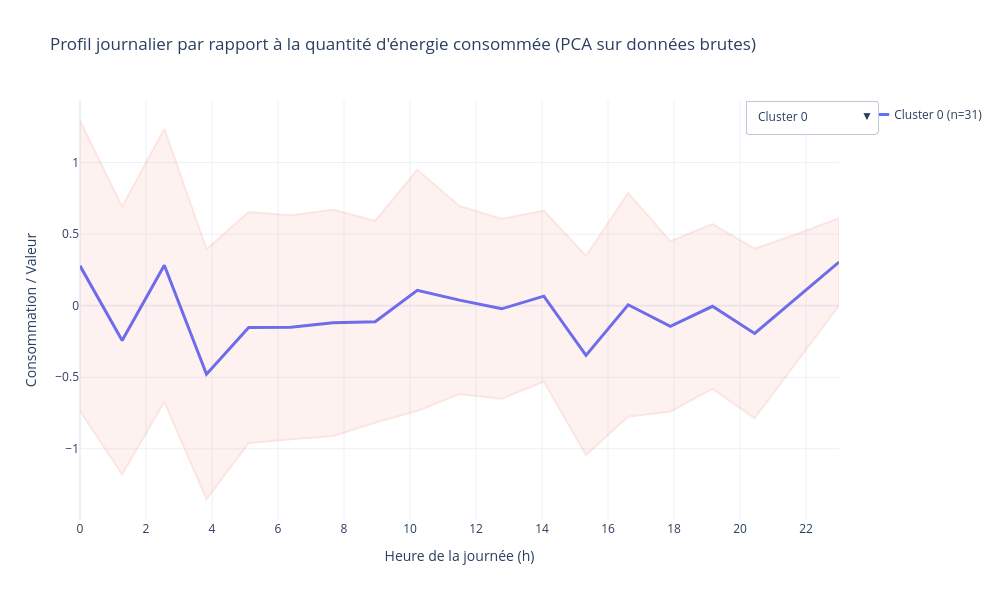

Notebook cell for this chart:
### Code cell
print("PCA sur données brutes")
plot_interactive_cluster_profiles(
    X=x_pca,
    cluster_labels=cluster_labels_xpca,
    k_final=k_xpca,
    titre="Profil journalier par rapport à la quantité d'énergie consommée (PCA sur données brutes)"
)

### Figure 1 — Plotly figure (JSON) as saved in the notebook; plotly's stock layout.template omitted (floating-point values rounded to 4 significant figures)
{"data": [{"line": {"width": 3}, "mode": "lines", "name": "Cluster 0 (n=31)", "type": "scatter", "visible": true, "x": [0.0, 1.278, 2.556, 3.833, 5.111, 6.389, 7.667, 8.944, 10.22, 11.5, 12.78, 14.06, 15.33, 16.61, 17.89, 19.17, 20.44, 21.72, 23.0], "y": [0.2785, -0.2434, 0.2826, -0.479, -0.1526, -0.1512, -0.1198, -0.1124, 0.1078, 0.03921, -0.02179, 0.06664, -0.3474, 0.006448, -0.1447, -0.004275, -0.194, 0.05397, 0.3053]}, {"fill": "toself", "hoverinfo": "skip", "mode": "lines", "name": "Std Cluster 0", "opacity": 0.15, "showlegend": false, "type": "scatter", "visible": true, "x": [0.0, 1.278, 2.556, 3.833, 5.111, 6.389, 7.667, 8.944, 10.22, 11.5, 12.78, 14.06, 15.33, 16.61, 17.89, 19.17, 20.44, 21.72, 23.0, 23.0, 21.72, 20.44, 19.17, 17.89, 16.61, 15.33, 14.06, 12.78, 11.5, 10.22, 8.944, 7.667, 6.389, 5.111, 3.833, 2.556, 1.278, 0.0], "y": [1.291, 0.6898, 1.235, 0.3929, 0.6539, 0.6301, 0.6712, 0.5919, 0.9494, 0.6957, 0.6061, 0.6629, 0.3476, 0.7871, 0.4495, 0.5705, 0.3976, 0.499, 0.6102, 0.0004099, -0.391, -0.7856, -0.5791, -0.7389, -0.7742, -1.042, -0.5296, -0.6497, -0.6173, -0.7337, -0.8168, -0.9108, -0.9325, -0.9591, -1.351, -0.6698, -1.177, -0.7339]}, {"line": {"width": 3}, "mode": "lines", "name": "Cluster 1 (n=23)", "type": "scatter", "visible": false, "x": [0.0, 1.278, 2.556, 3.833, 5.111, 6.389, 7.667, 8.944, 10.22, 11.5, 12.78, 14.06, 15.33, 16.61, 17.89, 19.17, 20.44, 21.72, 23.0], "y": [-0.7218, 0.6421, -1.387, -0.5226, 0.4301, 0.06413, -0.4158, 1.168, -0.9338, 0.5156, 0.1867, 0.6163, 0.2801, 0.2669, 0.09877, -0.1525, 0.07856, -0.01687, -0.1229]}, {"fill": "toself", "hoverinfo": "skip", "mode": "lines", "name": "Std Cluster 1", "opacity": 0.15, "showlegend": false, "type": "scatter", "visible": false, "x": [0.0, 1.278, 2.556, 3.833, 5.111, 6.389, 7.667, 8.944, 10.22, 11.5, 12.78, 14.06, 15.33, 16.61, 17.89, 19.17, 20.44, 21.72, 23.0, 23.0, 21.72, 20.44, 19.17, 17.89, 16.61, 15.33, 14.06, 12.78, 11.5, 10.22, 8.944, 7.667, 6.389, 5.111, 3.833, 2.556, 1.278, 0.0], "y": [-0.03825, 1.652, -0.4857, 0.3819, 1.328, 0.8226, 0.603, 1.926, -0.4416, 1.263, 0.8946, 1.287, 0.7079, 0.9019, 0.5602, 0.2953, 0.698, 0.4799, 0.2009, -0.4467, -0.5136, -0.5408, -0.6002, -0.3627, -0.3681, -0.1477, -0.05441, -0.5213, -0.2317, -1.426, 0.4099, -1.435, -0.6943, -0.4678, -1.427, -2.288, -0.3681, -1.405]}, {"line": {"width": 3}, "mode": "lines", "name": "Cluster 2 (n=25)", "type": "scatter", "visible": false, "x": [0.0, 1.278, 2.556, 3.833, 5.111, 6.389, 7.667, 8.944, 10.22, 11.5, 12.78, 14.06, 15.33, 16.61, 17.89, 19.17, 20.44, 21.72, 23.0], "y": [-1.272, 1.143, 0.56, 1.454, -0.2519, 0.7382, -0.2882, -0.511, -0.3454, -0.03756, 0.3261, 0.01716, 0.05214, 0.04013, -0.09055, 0.01365, 0.2454, -0.09663, 0.05737]}, {"fill": "toself", "hoverinfo": "skip", "mode": "lines", "name": "Std Cluster 2", "opacity": 0.15, "showlegend": false, "type": "scatter", "visible": false, "x": [0.0, 1.278, 2.556, 3.833, 5.111, 6.389, 7.667, 8.944, 10.22, 11.5, 12.78, 14.06, 15.33, 16.61, 17.89, 19.17, 20.44, 21.72, 23.0, 23.0, 21.72, 20.44, 19.17, 17.89, 16.61, 15.33, 14.06, 12.78, 11.5, 10.22, 8.944, 7.667, 6.389, 5.111, 3.833, 2.556, 1.278, 0.0], "y": [-0.6841, 2.437, 1.494, 2.236, 0.6066, 1.887, 0.6848, 0.1807, 0.3384, 0.7854, 1.359, 0.5542, 0.5564, 0.7195, 0.6296, 0.6381, 0.8289, 0.4261, 0.3646, -0.2498, -0.6193, -0.3381, -0.6108, -0.8107, -0.6392, -0.4521, -0.5199, -0.7067, -0.8605, -1.029, -1.203, -1.261, -0.4108, -1.11, 0.6715, -0.3739, -0.1508, -1.86]}, {"line": {"width": 3}, "mode": "lines", "name": "Cluster 3 (n=108)", "type": "scatter", "visible": false, "x": [0.0, 1.278, 2.556, 3.833, 5.111, 6.389, 7.667, 8.944, 10.22, 11.5, 12.78, 14.06, 15.33, 16.61, 17.89, 19.17, 20.44, 21.72, 23.0], "y": [-0.3411, -0.2156, 0.2269, -0.4979, -0.2032, -0.2155, -0.01956, -0.08719, 0.2479, -0.1146, 0.03707, -0.13, 0.1143, -0.1109, -0.01412, -0.1424, 0.03095, -0.1288, -0.1399]}, {"fill": "toself", "hoverinfo": "skip", "mode": "lines", "name": "Std Cluster 3", "opacity": 0.15, "showlegend": false, "type": "scatter", "visible": false, "x": [0.0, 1.278, 2.556, 3.833, 5.111, 6.389, 7.667, 8.944, 10.22, 11.5, 12.78, 14.06, 15.33, 16.61, 17.89, 19.17, 20.44, 21.72, 23.0, 23.0, 21.72, 20.44, 19.17, 17.89, 16.61, 15.33, 14.06, 12.78, 11.5, 10.22, 8.944, 7.667, 6.389, 5.111, 3.833, 2.556, 1.278, 0.0], "y": [0.414, 0.5098, 0.9683, 0.04635, 0.4289, 0.5195, 0.6792, 0.4746, 1.086, 0.5706, 0.6264, 0.5083, 0.6502, 0.4987, 0.642, 0.3753, 0.4693, 0.3268, 0.1367, -0.4165, -0.5844, -0.4074, -0.6602, -0.6702, -0.7205, -0.4216, -0.7682, -0.5523, -0.7999, -0.5902, -0.649, -0.7183, -0.9504, -0.8352, -1.042, -0.5146, -0.9409, -1.096]}, {"line": {"width": 3}, "mode": "lines", "name": "Cluster 4 (n=70)", "type": "scatter", "visible": false, "x": [0.0, 1.278, 2.556, 3.833, 5.111, 6.389, 7.667, 8.944, 10.22, 11.5, 12.78, 14.06, 15.33, 16.61, 17.89, 19.17, 20.44, 21.72, 23.0], "y": [-0.1062, -0.7461, -0.3553, 0.7268, -0.2962, -0.2448, -0.09687, 0.09399, 0.1218, -0.03786, 0.008604, -0.00638, -0.06939, -0.03514, 0.05649, 0.1896, 0.01664, 0.308, -0.06827]}, {"fill": "toself", "hoverinfo": "skip", "mode": "lines", "name": "Std Cluster 4", "opacity": 0.15, "showlegend": false, "type": "scatter", "visible": false, "x": [0.0, 1.278, 2.556, 3.833, 5.111, 6.389, 7.667, 8.944, 10.22, 11.5, 12.78, 14.06, 15.33, 16.61, 17.89, 19.17, 20.44, 21.72, 23.0, 23.0, 21.72, 20.44, 19.17, 17.89, 16.61, 15.33, 14.06, 12.78, 11.5, 10.22, 8.944, 7.667, 6.389, 5.111, 3.833, 2.556, 1.278, 0.0], "y": [0.882, -0.06466, 0.3084, 1.529, 0.5635, 0.4425, 0.5975, 0.8201, 0.6383, 0.731, 0.6822, 0.6916, 0.4781, 0.5418, 0.6463, 0.7743, 0.7407, 0.972, 0.2235, -0.36, -0.356, -0.7074, -0.3951, -0.5333, -0.612, -0.6169, -0.7043, -0.665, -0.8068, -0.3947, -0.6321, -0.7913, -0.9321, -1.156, -0.07514, -1.019, -1.428, -1.094]}, {"line": {"width": 3}, "mode": "lines", "name": "Cluster 5 (n=17)", "type": "scatter", "visible": false, "x": [0.0, 1.278, 2.556, 3.833, 5.111, 6.389, 7.667, 8.944, 10.22, 11.5, 12.78, 14.06, 15.33, 16.61, 17.89, 19.17, 20.44, 21.72, 23.0], "y": [-0.4063, 0.4331, -0.1075, -0.4085, -0.03337, 0.4375, 0.3204, 0.01473, 0.2136, 0.08717, -0.61, -0.2497, 0.1159, 0.3675, 0.02642, 0.1422, -0.28, -0.04659, 1.051]}, {"fill": "toself", "hoverinfo": "skip", "mode": "lines", "name": "Std Cluster 5", "opacity": 0.15, "showlegend": false, "type": "scatter", "visible": false, "x": [0.0, 1.278, 2.556, 3.833, 5.111, 6.389, 7.667, 8.944, 10.22, 11.5, 12.78, 14.06, 15.33, 16.61, 17.89, 19.17, 20.44, 21.72, 23.0, 23.0, 21.72, 20.44, 19.17, 17.89, 16.61, 15.33, 14.06, 12.78, 11.5, 10.22, 8.944, 7.667, 6.389, 5.111, 3.833, 2.556, 1.278, 0.0], "y": [0.2831, 1.385, 0.778, 0.1919, 0.6798, 1.3, 0.9331, 0.4803, 0.9085, 0.6699, 0.2605, 0.2003, 0.7939, 1.138, 0.54, 0.9445, 0.2781, 0.3829, 1.803, 0.2988, -0.476, -0.8381, -0.6601, -0.4872, -0.4028, -0.5621, -0.6998, -1.48, -0.4956, -0.4813, -0.4508, -0.2923, -0.4256, -0.7465, -1.009, -0.993, -0.5184, -1.096]}, {"line": {"width": 3}, "mode": "lines", "name": "Cluster 6 (n=42)", "type": "scatter", "visible": false, "x": [0.0, 1.278, 2.556, 3.833, 5.111, 6.389, 7.667, 8.944, 10.22, 11.5, 12.78, 14.06, 15.33, 16.61, 17.89, 19.17, 20.44, 21.72, 23.0], "y": [0.7772, 0.5838, 0.9779, 0.01486, 0.7237, -0.2098, 0.3191, 0.5023, -0.4558, -0.02164, -0.2101, -0.1861, -0.2338, 0.08593, -0.2069, 0.06271, -0.0676, 0.02701, -0.07976]}, {"fill": "toself", "hoverinfo": "skip", "mode": "lines", "name": "Std Cluster 6", "opacity": 0.15, "showlegend": false, "type": "scatter", "visible": false, "x": [0.0, 1.278, 2.556, 3.833, 5.111, 6.389, 7.667, 8.944, 10.22, 11.5, 12.78, 14.06, 15.33, 16.61, 17.89, 19.17, 20.44, 21.72, 23.0, 23.0, 21.72, 20.44, 19.17, 17.89, 16.61, 15.33, 14.06, 12.78, 11.5, 10.22, 8.944, 7.667, 6.389, 5.111, 3.833, 2.556, 1.278, 0.0], "y": [1.685, 1.531, 1.685, 0.8092, 1.623, 0.644, 1.33, 1.243, 0.3281, 0.6092, 0.5394, 0.3585, 0.8463, 0.8121, 0.3419, 0.8201, 0.5606, 0.4097, 0.4184, -0.578, -0.3557, -0.6958, -0.6947, -0.7557, -0.6403, -1.314, -0.7308, -0.9595, -0.6525, -1.24, -0.238, -0.6921, -1.064, -0.1754, -0.7795, 0.2702, -0.3638, -0.1305]}, {"line": {"width": 3}, "mode": "lines", "name": "Cluster 7 (n=49)", "type": "scatter", "visible": false, "x": [0.0, 1.278, 2.556, 3.833, 5.111, 6.389, 7.667, 8.944, 10.22, 11.5, 12.78, 14.06, 15.33, 16.61, 17.89, 19.17, 20.44, 21.72, 23.0], "y": [1.19, 0.1597, -0.6069, -0.00516, 0.2854, 0.5416, 0.2149, -0.5942, 0.1424, 0.0474, 0.05746, 0.2016, 0.06917, -0.05636, 0.21, 0.007274, 0.02379, -0.14, -0.05503]}, {"fill": "toself", "hoverinfo": "skip", "mode": "lines", "name": "Std Cluster 7", "opacity": 0.15, "showlegend": false, "type": "scatter", "visible": false, "x": [0.0, 1.278, 2.556, 3.833, 5.111, 6.389, 7.667, 8.944, 10.22, 11.5, 12.78, 14.06, 15.33, 16.61, 17.89, 19.17, 20.44, 21.72, 23.0, 23.0, 21.72, 20.44, 19.17, 17.89, 16.61, 15.33, 14.06, 12.78, 11.5, 10.22, 8.944, 7.667, 6.389, 5.111, 3.833, 2.556, 1.278, 0.0], "y": [2.437, 1.254, 0.2657, 0.6309, 1.34, 1.489, 0.9699, 0.2883, 0.859, 0.9085, 0.6314, 1.092, 0.8227, 0.5178, 0.8762, 0.6031, 0.6353, 0.3046, 0.3425, -0.4526, -0.5847, -0.5877, -0.5885, -0.4563, -0.6305, -0.6843, -0.6893, -0.5164, -0.8137, -0.5741, -1.477, -0.5401, -0.406, -0.7687, -0.6412, -1.48, -0.9342, -0.05785]}], "layout": {"height": 600, "title": {"text": "Profil journalier par rapport à la quantité d'énergie consommée (PCA sur données brutes)"}, "updatemenus": [{"buttons": [{"args": [{"visible": [true, true, false, false, false, false, false, false, false, false, false, false, false, false, false, false]}, {"title": "Profil journalier par rapport à la quantité d'énergie consommée (PCA sur données brutes) - Cluster 0"}], "label": "Cluster 0", "method": "update"}, {"args": [{"visible": [false, false, true, true, false, false, false, false, false, false, false, false, false, false, false, false]}, {"title": "Profil journalier par rapport à la quantité d'énergie consommée (PCA sur données brutes) - Cluster 1"}], "label": "Cluster 1", "method": "update"}, {"args": [{"visible": [false, false, false, false, true, true, false, false, false, false, false, false, false, false, false, false]}, {"title": "Profil journalier par rapport à la quantité d'énergie consommée (PCA sur données brutes) - Cluster 2"}], "label": "Cluster 2", "method": "update"}, {"args": [{"visible": [false, false, false, false, false, false, true, true, false, false, false, false, false, false, false, false]}, {"title": "Profil journalier par rapport à la quantité d'énergie consommée (PCA sur données brutes) - Cluster 3"}], "label": "Cluster 3", "method": "update"}, {"args": [{"visible": [false, false, false, false, false, false, false, false, true, true, false, false, false, false, false, false]}, {"title": "Profil journalier par rapport à la quantité d'énergie consommée (PCA sur données brutes) - Cluster 4"}], "label": "Cluster 4", "method": "update"}, {"args": [{"visible": [false, false, false, false, false, false, false, false, false, false, true, true, false, false, false, false]}, {"title": "Profil journalier par rapport à la quantité d'énergie consommée (PCA sur données brutes) - Cluster 5"}], "label": "Cluster 5", "method": "update"}, {"args": [{"visible": [false, false, false, false, false, false, false, false, false, false, false, false, true, true, false, false]}, {"title": "Profil journalier par rapport à la quantité d'énergie consommée (PCA sur données brutes) - Cluster 6"}], "label": "Cluster 6", "method": "update"}, {"args": [{"visible": [false, false, false, false, false, false, false, false, false, false, false, false, false, false, true, true]}, {"title": "Profil journalier par rapport à la quantité d'énergie consommée (PCA sur données brutes) - Cluster 7"}], "label": "Cluster 7", "method": "update"}, {"args": [{"visible": [true, true, true, true, true, true, true, true, true, true, true, true, true, true, true, true]}, {"title": "Profil journalier par rapport à la quantité d'énergie consommée (PCA sur données brutes) (k=8)"}], "label": "Tous les clusters", "method": "update"}], "direction": "down", "showactive": true, "x": 1.05, "y": 1}], "width": 1000, "xaxis": {"dtick": 2, "title": {"text": "Heure de la journée (h)"}}, "yaxis": {"title": {"text": "Consommation / Valeur"}}}}
